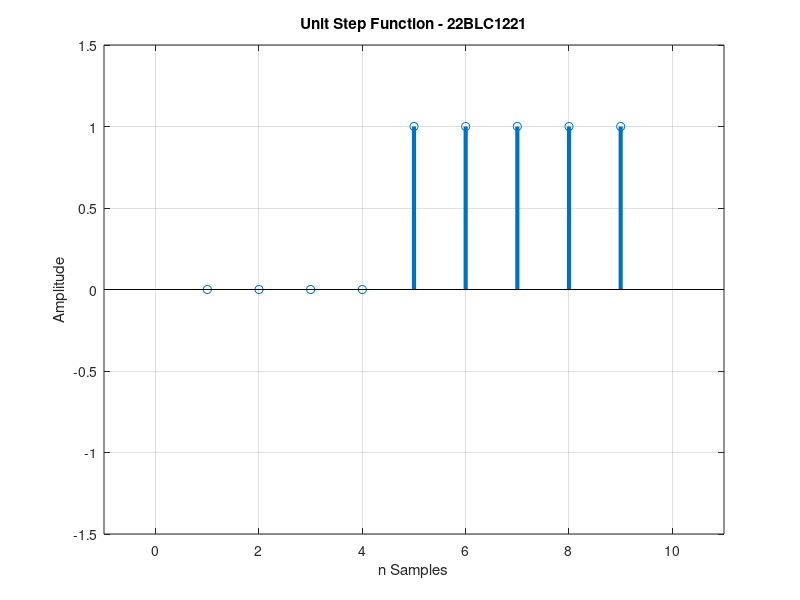

MATLAB code for this plot:
clc;
clear all;
close all;
n = -4:4;
y = [zeros(1,4), ones(1,5)];
stem(y, 'LineWidth', 3);
axis([-1 11 -1.5 1.5]);
grid on;
xlabel('n Samples');
ylabel('Amplitude');
title('Unit Step Function - 22BLC1221');